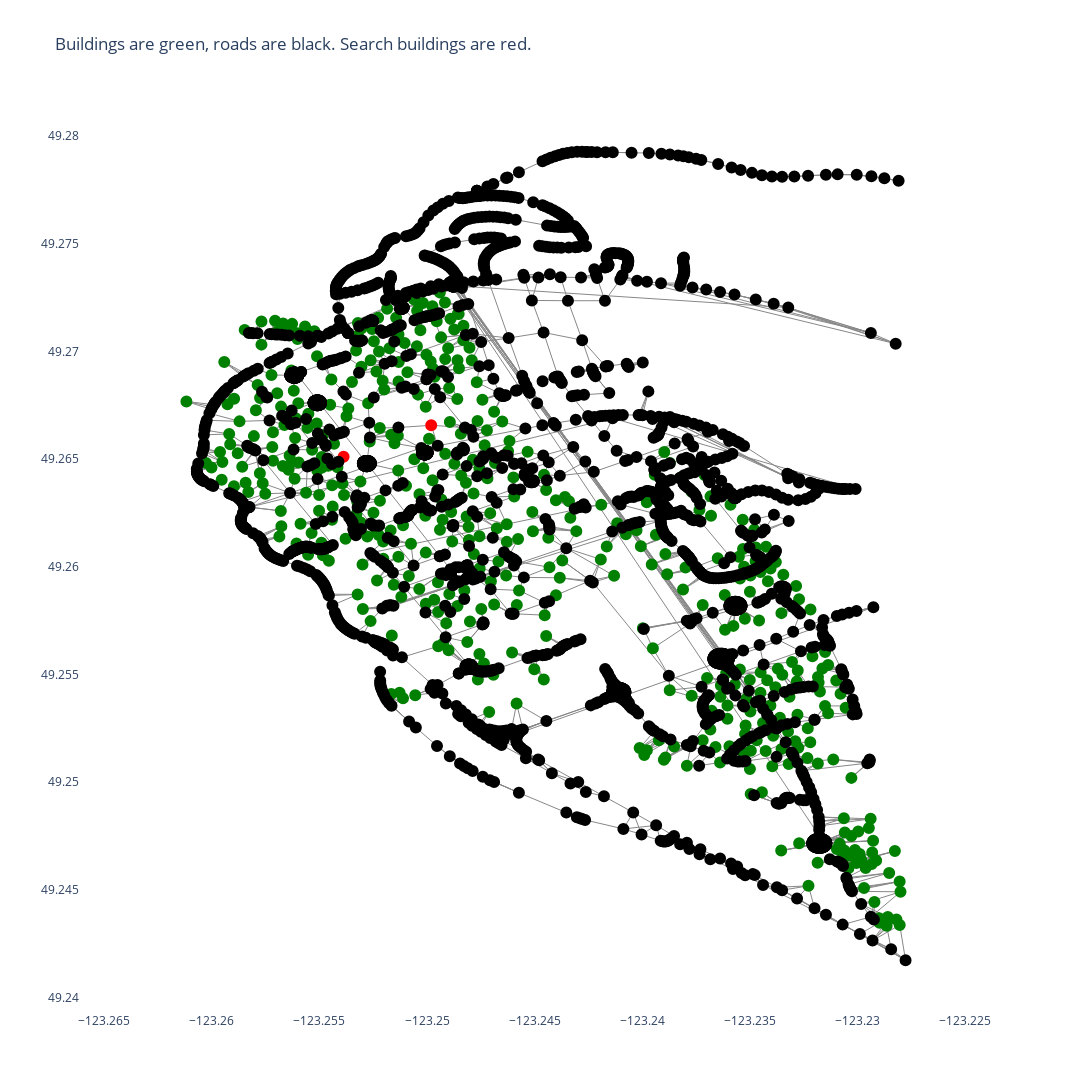

The notebook cell this image was saved under:
### Code cell
search_buildings = ["NEST", "ANGU"]
node_colors = []

# Iterate through node text to determine the color for each node
for text in node_trace.text:
    if text in search_buildings:
        node_colors.append('red')  # Set the color to red if the building is in search_buildings
        print(f"Building {text} found in the graph.")
    else:
        node_colors.append('blue')  # Default color is blue

node_trace = create_nodes(node_x, node_y, node_text, color=node_colors)
edge_trace = create_edges(edge_x, edge_y)
fig = create_fig(edge_trace, node_trace, name="Buildings are green, roads are black. Search buildings are red.")
fig.show()

### Figure 1 — Plotly figure (JSON) as saved in the notebook; plotly's stock layout.template omitted (floating-point values rounded to 4 significant figures; data arrays with more than 128 entries replaced by an {"elided": "..."} marker saying what was removed)
{"data": [{"hoverinfo": "none", "line": {"color": "#888", "width": 1}, "mode": "lines", "type": "scatter", "x": {"elided": "18546 float values"}, "y": {"elided": "18546 float values"}}, {"hoverinfo": "text", "marker": {"color": {"elided": "3010 str values"}, "line": {"color": {"elided": "3010 str values"}, "width": 2}, "size": 10}, "mode": "markers", "text": {"elided": "3010 str values"}, "textposition": "top center", "type": "scatter", "x": {"elided": "3010 float values"}, "y": {"elided": "3010 float values"}}], "layout": {"height": 1200, "showlegend": false, "title": {"text": "Buildings are green, roads are black. Search buildings are red."}, "width": 1200, "xaxis": {"scaleanchor": "y", "scaleratio": 1, "showgrid": false, "zeroline": false}, "yaxis": {"scaleanchor": "x", "scaleratio": 1, "showgrid": false, "zeroline": false}}}
